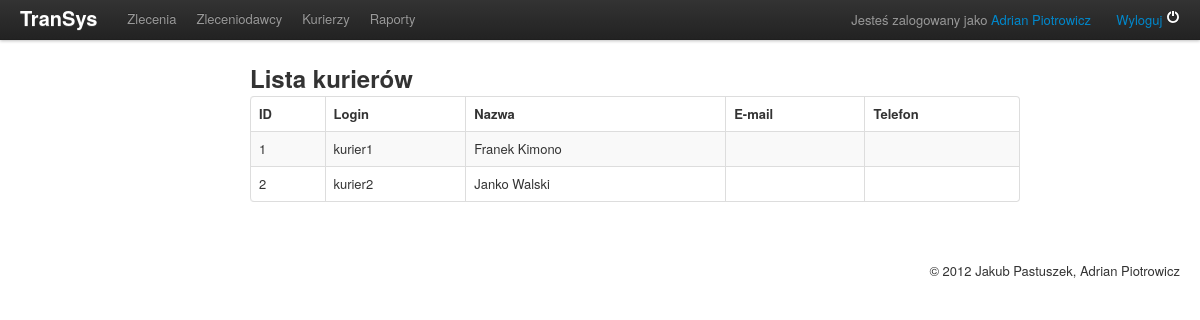
The app's page /admin/couriers (signed in) with its own data.
### tables this page shows
CREATE TABLE IF NOT EXISTS `user` (
  `user_id` int(10) unsigned NOT NULL AUTO_INCREMENT,
  `user_login` varchar(45) NOT NULL,
  `user_password` varchar(40) NOT NULL,
  `user_name` varchar(45) NOT NULL,
  `user_type` varchar(45) NOT NULL,
  `user_email` varchar(45) DEFAULT NULL,
  `user_phone` varchar(45) DEFAULT NULL,
  PRIMARY KEY (`user_id`)
);

### application/view.php (called while the page is built, shortened)
<?php
class App_View {
	protected $_viewScript;
	public function setView($sViewScript)
	{
		$this->_viewScript = $sViewScript;
		return $this;
	}
	public function setLayout($layout)
	{
		return $this;
	}
    public function render()
    {
        $this->_run(APPLICATION_PATH. '/views/' . $this->_viewScript);
        return ob_get_clean();
    }
    protected function _run()
    {
    	include func_get_arg(0);
    }
}

### htdocs/index.php (called while the page is built, shortened)
<?php
try {
	require_once APPLICATION_PATH . '/bootstrap.php';
	$oRequest = App_Request::getInstance();
	try {
		$oController = new $sControllerClass();
		$oController->init();
		$sActionMethod = strtolower($oRequest->getAction()) . 'Action';
		$oController->$sActionMethod();
		$content = $oController->view->render();
		include APPLICATION_PATH . '/views/' . $oController->view->getLayout() . '.phtml';
	} catch (Exception $e) {
		trigger_error('General error occured: ' . $e->getMessage(), E_USER_WARNING);
		$oController = new Controller_Default();
		$oController->init();
		$oController->errorAction();
		$oController->view->setView('default/error.phtml');
		$content = $oController->view->render();
		include APPLICATION_PATH . '/views/' . $oController->view->getLayout() . '.phtml';
	}
} catch (Exception $e) {
}

### application/db.php (called while the page is built, shortened)
<?php
class App_Db {
	protected static $_instance;
	protected $_oDbAdapter;
	public function getAdapter()
	{
		return $this->_oDbAdapter;
	}
	public function connect()
	{
		try {
			$this->_oDbAdapter = new PDO('mysql:host=localhost;dbname=transys', 'transys', 'transyspass',
					array(
							PDO::ATTR_ERRMODE => PDO::ERRMODE_EXCEPTION,
							PDO::MYSQL_ATTR_INIT_COMMAND => "set names utf8",
							PDO::ATTR_DEFAULT_FETCH_MODE => PDO::FETCH_OBJ
					));
		} catch (PDOException $e) {
			$this->handlePDOException($e);
			return false;
		}
	}
	public static function getInstance()
	{
		if (null === self::$_instance) {
			self::$_instance = new self();
		}
		return self::$_instance;
	}
}

### application/models/user.php (called while the page is built, shortened)
<?php
class Model_User extends App_Model {
	public function getStatement()
	{
		$query = "
			SELECT  `user`.*
			FROM    `user`
			WHERE	:where
			ORDER BY
					`user`.`user_name` ASC
		";
		return $query;
	}
	public function getList()
	{
		$where = '1';
		if ($this->getOption('type', false)) {
			$where .= " AND `user_type` = " . $this->_oDbAdapter->quote($this->getOption('type'), PDO::PARAM_STR);
		}
		try {
			$query = $this->getStatement();
			$query = str_replace(':where', $where, $query);
			$oResult = $this->_oDbAdapter->query($query)->fetchAll();
			return $oResult;
		} catch (PDOException $e) {
			$this->handlePDOException($e);
			return false;
		}
	}
}

### application/model.php (called while the page is built, shortened)
<?php
class App_Model extends App_Db {
	protected $__options = array();
	public function setOption($sOptionName, $mOptionValue) {
		$this->__options[$sOptionName] = $mOptionValue;
		return $this;
	}
	public function getOption($sOptionName, $mDefaultValue = null) {
		return $this->__options[$sOptionName];
	}
}

### application/controllers/admin.php (called while the page is built, shortened)
<?php
class Controller_Admin extends App_Controller {
	public function init()
	{
		$this->view->setLayout('layout_admin');
	}
	public function couriersAction()
	{
		if ('admin' == App_Auth::getInstance()->getIdentity()->user_type) {
			$oUserModel = new Model_User();
			$oUserModel->setOption('type', 'courier');
			$this->view->couriers = $oUserModel->getList();
		} else {
			$this->view->setView('admin/noperms.phtml');
		}
	}
}

### application/auth.php (called while the page is built, shortened)
<?php
class App_Auth {
	private static $_instance = null;
	private $_identity;
	protected $_oDbAdapter;
	public static function getInstance()
	{
		return self::$_instance;
	}
	public static function setInstance(App_Auth $oAuth)
	{
		self::$_instance = $oAuth;
	}
	public function __construct()
	{
		$this->_oDbAdapter = App_Db::getInstance()->getAdapter();
	}
	public function getIdentity()
	{
		if (is_null($this->_identity)) {
			$query = "
				SELECT  *
				FROM	`user`
				WHERE	`user_id` = " . (int) $_SESSION['__TRU']['user_id'] . "
			";
			$mResult = $this->_oDbAdapter->query($query)->fetch();
			$this->_identity = $mResult;
		}
		return $this->_identity;
	}
	public function hasIdentity()
	{
		if (isset($_SESSION)
				&& isset($_SESSION['__TRU'])
				&& isset($_SESSION['__TRU']['user_id'])
				&& is_numeric($_SESSION['__TRU']['user_id'])
				) {
			return true;
		}
		return false;
	}
}

### application/bootstrap.php (called while the page is built, shortened)
<?php
function classAutoloader($sClassName) {
	$aClassName = explode('_', $sClassName);
	if (count($aClassName) == 2) {
		$sType = strtolower(array_shift($aClassName));
		$sClassFile = strtolower(array_shift($aClassName));
	} else {
		$sClassFile = strtolower(array_shift($aClassName));
		$sType = 'app';
	}
	switch ($sType) {
		case 'controller':
			$sClassPath = APPLICATION_PATH . '/controllers/';
			break;
		case 'model':
			$sClassPath = APPLICATION_PATH . '/models/';
			break;
		case 'app':
		default:
			$sClassPath = APPLICATION_PATH . '/';
			break;
	}
}

### application/request.php (called while the page is built, shortened)
<?php
class App_Request {
	private static $_instance;
	protected $_controller;
	protected $_action;
	public function __construct()
	{
		self::$_instance = $this;
		return $this;
	}
	public static function getInstance()
	{
		if (null === self::$_instance) {
			self::$_instance = new self();
		}
		return self::$_instance;
	}
	public function setController($value)
	{
		$this->_controller = $value;
		return $this;
	}
	public function setAction($value)
	{
		$this->_action = $value;
		return $this;
	}
	public function getController()
	{
		return $this->_controller;
	}
	public function getAction()
	{
		return $this->_action;
	}
}

### application/controller.php (called while the page is built, shortened)
<?php
class App_Controller {
	protected $_request;
	public function __construct()
	{
		$this->view = new App_View();
		$this->_request = App_Request::getInstance();
	}
	public function init()
	{
		$viewScript = strtolower(str_replace('Controller_', '', $this->_request->getController())) . '/' . strtolower($this->_request->getAction()) . '.phtml';
	}
}

### application/views/admin/couriers.phtml (the view, shortened to what this page needs)
<div class="span8 offset2">
	<h2>Lista kurierów</h2>
	<table class="table table-bordered table-striped">
		<thead>
			<tr>
				<th>ID</th>
				<th>Login</th>
				<th>Nazwa</th>
				<th>E-mail</th>
				<th>Telefon</th>
			</tr>
		</thead>
		<tbody>
		<?php if(count($this->couriers) > 0):?>
			<?php foreach ($this->couriers as $oCourier): ?>
			<tr>
				<td><?php echo $oCourier->user_id; ?></td>
				<td><?php echo $oCourier->user_login; ?></td>
				<td><?php echo $oCourier->user_name; ?></td>
				<td><a href="mailto:<?php echo $oCourier->user_email; ?>"><?php echo $oCourier->user_email; ?></a></td>
				<td><a href="tel:<?php echo $oCourier->user_phone; ?>"><?php echo $oCourier->user_phone; ?></a></td>
			</tr>
			<?php endforeach; ?>
		<?php endif; ?>
		</tbody>
	</table>
</div>

### application/views/layout_admin.phtml (shortened to what this page needs)
<!DOCTYPE html>
<html>
<head>
<link href="/css/bootstrap.css" rel="stylesheet">
<link href="/css/bootstrap-responsive.css" rel="stylesheet">
</head>
<body>
    <div class="navbar navbar-fixed-top">
        <div class="navbar-inner">
            <div class="container-fluid">
                <a class="brand" href="/">TranSys</a>
            	<div class="nav-collapse">
            		<?php if (App_Auth::getInstance()->hasIdentity()): ?>
                    <ul class="nav">
                        <li><a href="/admin/packages">Zlecenia</a></li>
                        <?php if ('admin' == App_Auth::getInstance()->getIdentity()->user_type): ?>
                        <li><a href="/admin/senders">Zleceniodawcy</a></li>
                        <li><a href="/admin/couriers">Kurierzy</a></li>
                        <li><a href="/admin/reports">Raporty</a></li>
                        <?php endif; ?>
                    </ul>
                    <?php endif; ?>
                    <p class="navbar-text pull-right">
                    	<?php if (App_Auth::getInstance()->hasIdentity()): ?>
                    		Jesteś zalogowany jako <a href="/admin"><?php echo App_Auth::getInstance()->getIdentity()->user_name; ?></a>
                    		<a href="/admin/logout">Wyloguj <i class="icon-off icon-white"></i></a>
                    	<?php else: ?>
                    		Nie jesteś zalogowany
                    		&nbsp;&nbsp;&nbsp;&nbsp;&nbsp;
                    		<a href="/admin/login">Zaloguj <i class="icon-user icon-white"></i></a>
                    	<?php endif; ?>
                    </p>
                </div>
            </div>
        </div>
    </div>
    <div class="container-fluid">
		<?php echo $content; ?>
	</div>
	<div class="container-fluid">
		<footer style="margin-top: 40px;" class="pull-right">
			&copy; 2012 Jakub Pastuszek, Adrian Piotrowicz
		</footer>
	</div>
</body>
</html>

### application/views/layout_admin.phtml (style rules this page uses)
body { padding-top: 60px; padding-bottom: 40px; line-height: 1.7em; }
.navbar-fixed-top .brand { font-weight: bold; color: white; text-shadow: 0 1px 0 rgba(255, 255, 255, .1), 0 0 30px rgba(255, 255, 255, .125); -webkit-transition: all .2s linear; -moz-transition: all .2s linear; transition: all .2s linear; }

### records on screen
user: user_name "Adrian Piotrowicz"
user: user_id "1", user_login "kurier1", user_name "Franek Kimono"
user: user_id "2", user_login "kurier2", user_name "Janko Walski"
